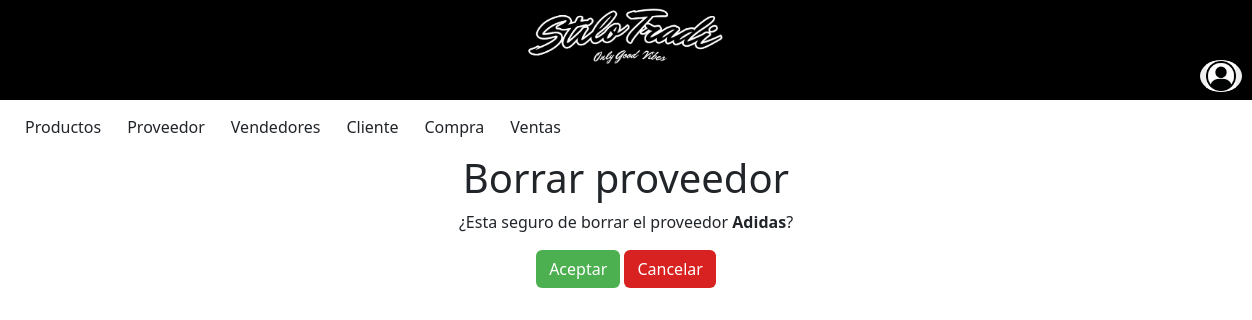
The app's page /proveedor/ProveedorBorrar/13/, older data.
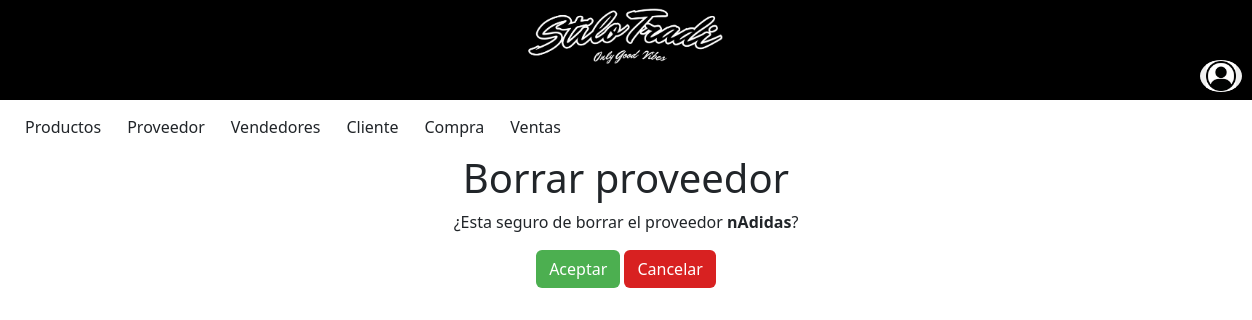
The same page, newer data.
### miAplicacion/models.py (models this page shows, shortened)
class Proveedor(models.Model):
    Nombre = models.CharField (max_length=50)
    Telefono = models.IntegerField ()
    Localidad = models.CharField (max_length=50)
    Email = models.CharField (max_length=50)

### miAplicacion/views.py (the view)
# urls.py: path('proveedor/ProveedorBorrar/<int:pk>/', views.ProveedorBorrar.as_view(), name='ProveedorBorrar'),
class ProveedorBorrar(DeleteView):
    model = Proveedor
    template_name = 'borrarProveedor.html'
    success_url = reverse_lazy('proveedor')

### miProyecto/templates/borrarProveedor.html (shortened to what this page needs)
{% include 'navbar.html' %}
{% block content %}
{% load static %}
<div class="detalle">
    <h1>Borrar proveedor</h1>
    <p>¿Esta seguro de borrar el proveedor <b>{{proveedor.Nombre}}</b>?</p>
    <form method="post">
        <button type="submit" class="btn custom-btn-aceptar">Aceptar</button>
        <a type="submit" class="btn custom-btn-cancelar" href="/proveedor/ProveedorLista/">Cancelar</a>
</div>
{% endblock %}

Row changes from the older to the newer data that the page shows:
changed Proveedor: Nombre "Adidas" → "nAdidas"
